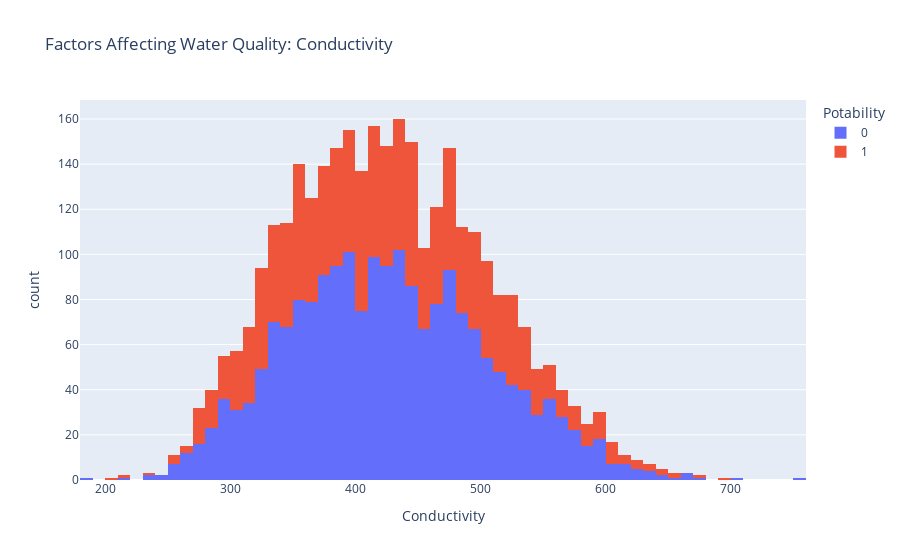

The notebook cell saved with this chart:
### Markdown cell above
Sunfat là chất có sẵn trong khoáng chất, đất và đá. Nước chứa ít hơn 500 miligam sunfat là an toàn để uống.

### Code cell
figure = px.histogram(data, x = "Conductivity", 
                      color = "Potability", 
                      title= "Factors Affecting Water Quality: Conductivity")
figure.show()

### Figure 1 — Plotly figure (JSON) as saved in the notebook; plotly's stock layout.template omitted (floating-point values rounded to 4 significant figures; data arrays with more than 128 entries replaced by an {"elided": "..."} marker saying what was removed)
{"data": [{"alignmentgroup": "True", "bingroup": "x", "hovertemplate": "Potability=0<br>Conductivity=%{x}<br>count=%{y}<extra></extra>", "legendgroup": "0", "marker": {"color": "#636efa", "pattern": {"shape": ""}}, "name": "0", "offsetgroup": "0", "orientation": "v", "showlegend": true, "type": "histogram", "x": {"elided": "1998 float values"}, "xaxis": "x", "yaxis": "y"}, {"alignmentgroup": "True", "bingroup": "x", "hovertemplate": "Potability=1<br>Conductivity=%{x}<br>count=%{y}<extra></extra>", "legendgroup": "1", "marker": {"color": "#EF553B", "pattern": {"shape": ""}}, "name": "1", "offsetgroup": "1", "orientation": "v", "showlegend": true, "type": "histogram", "x": {"elided": "1278 float values"}, "xaxis": "x", "yaxis": "y"}], "layout": {"autosize": true, "barmode": "relative", "legend": {"title": {"text": "Potability"}, "tracegroupgap": 0}, "title": {"text": "Factors Affecting Water Quality: Conductivity"}, "xaxis": {"anchor": "y", "autorange": true, "domain": [0, 1], "range": [180, 760], "title": {"text": "Conductivity"}, "type": "linear"}, "yaxis": {"anchor": "x", "autorange": true, "domain": [0, 1], "range": [0, 168.4], "title": {"text": "count"}}}}
